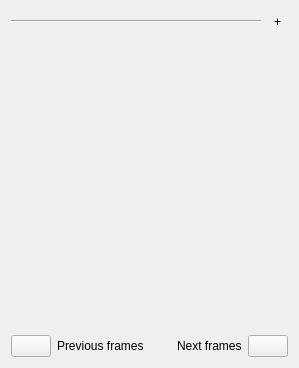
<?xml version="1.0" encoding="UTF-8"?>
<ui version="4.0">
 <class>OnionSkinsDocker</class>
 <widget class="QWidget" name="OnionSkinsDocker">
  <property name="geometry">
   <rect>
    <x>0</x>
    <y>0</y>
    <width>299</width>
    <height>368</height>
   </rect>
  </property>
  <property name="windowTitle">
   <string>Onion skin options</string>
  </property>
  <layout class="QVBoxLayout" name="verticalLayout">
   <item>
    <layout class="QVBoxLayout" name="slidersLayout">
     <property name="spacing">
      <number>0</number>
     </property>
    </layout>
   </item>
   <item>
    <layout class="QVBoxLayout" name="buttonsLayout">
     <property name="spacing">
      <number>6</number>
     </property>
     <item>
      <layout class="QHBoxLayout" name="hideShowButtonlayout">
       <item>
        <widget class="Line" name="line">
         <property name="orientation">
          <enum>Qt::Horizontal</enum>
         </property>
        </widget>
       </item>
       <item>
        <widget class="QToolButton" name="btnShowHide">
         <property name="text">
          <string>+</string>
         </property>
         <property name="checkable">
          <bool>true</bool>
         </property>
         <property name="checked">
          <bool>false</bool>
         </property>
         <property name="autoRaise">
          <bool>true</bool>
         </property>
        </widget>
       </item>
      </layout>
     </item>
     <item>
      <widget class="KisDoubleSliderSpinBox" name="doubleTintFactor" native="true">
       <property name="minimumSize">
        <size>
         <width>50</width>
         <height>0</height>
        </size>
       </property>
      </widget>
     </item>
     <item>
      <layout class="QHBoxLayout" name="horizontalLayout_2">
       <item>
        <widget class="KColorButton" name="btnBackwardColor">
         <property name="text">
          <string/>
         </property>
        </widget>
       </item>
       <item>
        <widget class="QLabel" name="lblPrevColor">
         <property name="text">
          <string>Previous frames</string>
         </property>
        </widget>
       </item>
       <item>
        <spacer name="horizontalSpacer">
         <property name="orientation">
          <enum>Qt::Horizontal</enum>
         </property>
         <property name="sizeHint" stdset="0">
          <size>
           <width>13</width>
           <height>13</height>
          </size>
         </property>
        </spacer>
       </item>
       <item>
        <widget class="QLabel" name="lblNextColor">
         <property name="text">
          <string>Next frames</string>
         </property>
        </widget>
       </item>
       <item>
        <widget class="KColorButton" name="btnForwardColor">
         <property name="text">
          <string/>
         </property>
        </widget>
       </item>
      </layout>
     </item>
    </layout>
   </item>
  </layout>
  <zorder></zorder>
  <zorder></zorder>
  <zorder>lblPrevColor</zorder>
  <zorder>horizontalSpacer</zorder>
  <zorder>btnBackwardColor</zorder>
  <zorder>btnForwardColor</zorder>
  <zorder>lblNextColor</zorder>
 </widget>
 <customwidgets>
  <customwidget>
   <class>KColorButton</class>
   <extends>QPushButton</extends>
   <header>kcolorbutton.h</header>
   <container>1</container>
  </customwidget>
  <customwidget>
   <class>KisDoubleSliderSpinBox</class>
   <extends>QWidget</extends>
   <header>kis_slider_spin_box.h</header>
   <container>1</container>
  </customwidget>
 </customwidgets>
 <resources/>
 <connections/>
</ui>
